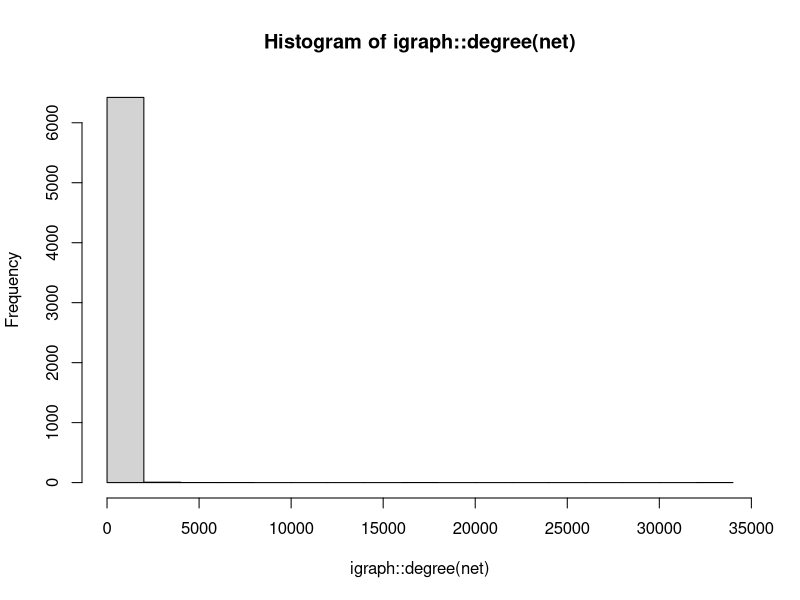
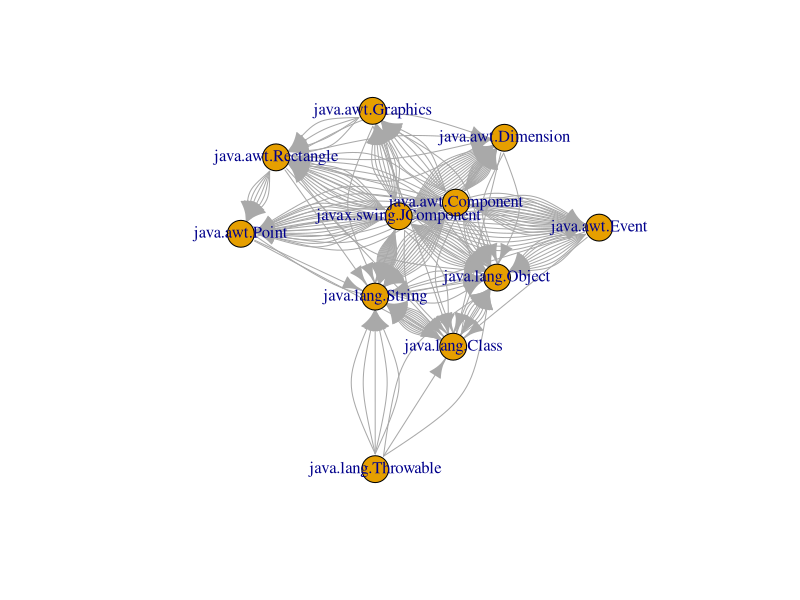
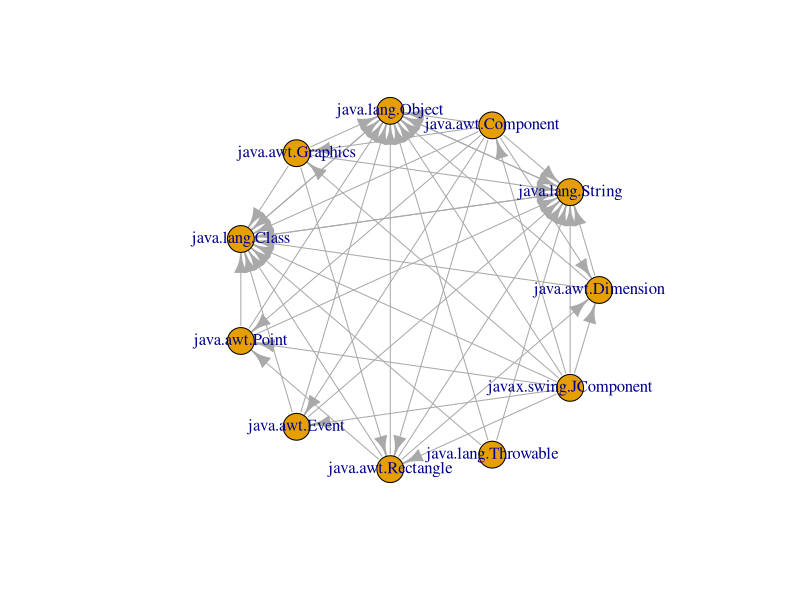
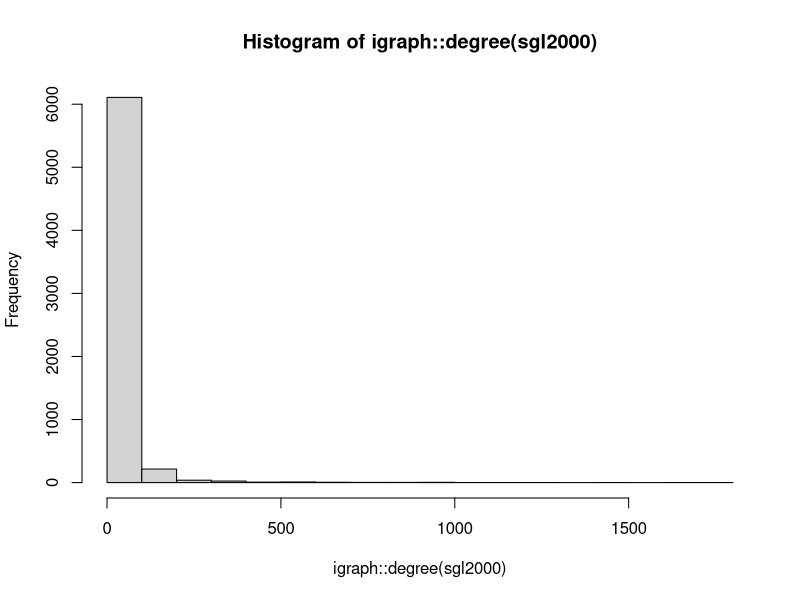
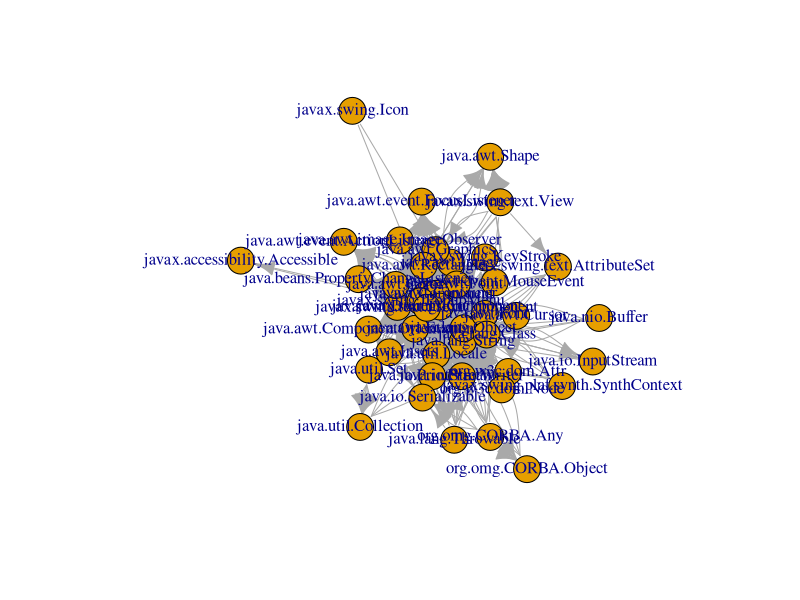
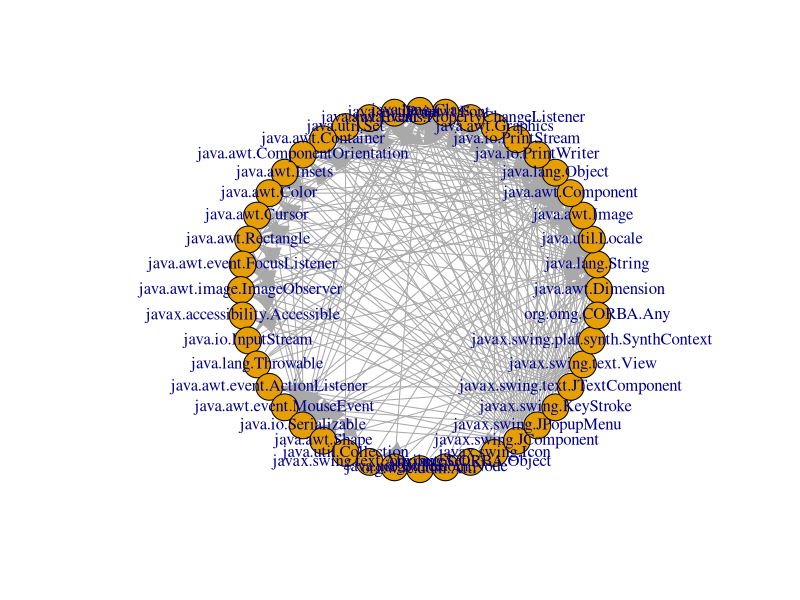
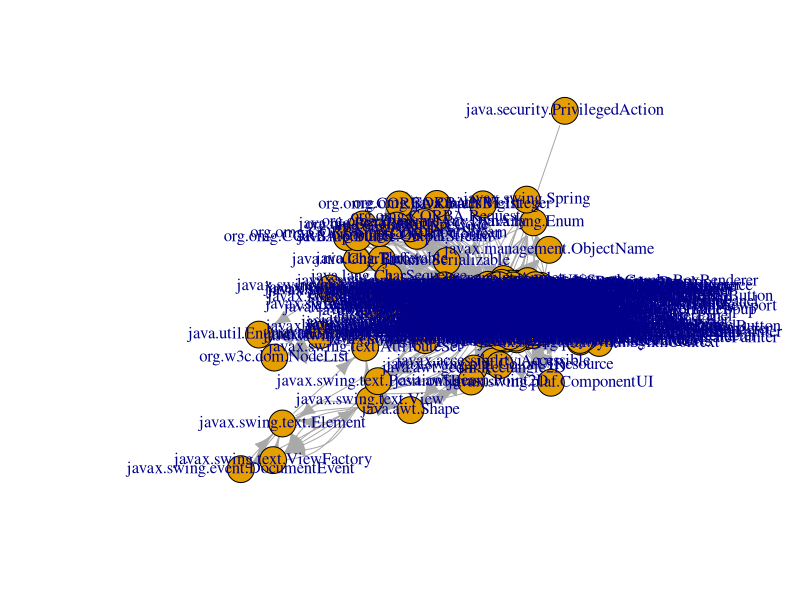

Source code (R) for these figures, in order:
## ---- chunk 1
knitr::opts_chunk$set(echo = TRUE)
hook_output <- knitr::knit_hooks$get("output")
knitr::knit_hooks$set(output = function(x, options) {
  if (!is.null(n <- options$out.lines)) {
    x <- xfun::split_lines(x)
    if (length(x) > n) {
      # truncate the output
      x <- c(head(x, n), "....\n")
    }
    x <- paste(x, collapse = "\n")
  }
  hook_output(x, options)
})
## ---- chunk 2

## ---- chunk 3
setwd('/Users/matteosanchez-dahl/Desktop/F2022/CSCI 3907/projects/project1/group2-project1')
## ---- chunk 4
library(igraph)
library(sna)
## ---- chunk 5
nodes <- as.matrix(read.table('data_subelj_jdk/ent_subelj_jdk_jdk_class_name.txt'))
edges <- as.matrix(read.table('data_subelj_jdk/out_subelj_jdk_jdk.txt', sep = "", header = F, skip = 2))
edges
## ---- chunk 6
net <- graph_from_edgelist(edges, directed = TRUE)
V(net)$name <- nodes
net
## ---- chunk 7
histogram <- hist(igraph::degree(net))
## ---- chunk 8
sg2000 <- induced_subgraph(net, igraph::V(net)[igraph::degree(net)>2000])
plot(sg2000)
## ---- chunk 9
net_2000 = simplify(sg2000,
                      remove.multiple = TRUE,
                      edge.attr.comb = "sum"
                      )
l = layout_in_circle(net_2000)
plot(net_2000, layout = l)
## ---- chunk 10
sgl2000 <- induced_subgraph(net, igraph::V(net)[igraph::degree(net)<2000])
histl200 <- hist(igraph::degree(sgl2000))
## ---- chunk 11
sg500 <- induced_subgraph(net, igraph::V(net)[igraph::degree(net)>500])
plot(sg500)
## ---- chunk 12
net_simple = simplify(sg500,
                      remove.multiple = TRUE,
                      edge.attr.comb = "sum"
                      )
l <- layout_in_circle(net_simple)
plot(net_simple, layout = l)
## ---- chunk 13
sg200 <- induced_subgraph(net, igraph::V(net)[igraph::degree(net)>200])
plot(sg200)
## ---- chunk 14
